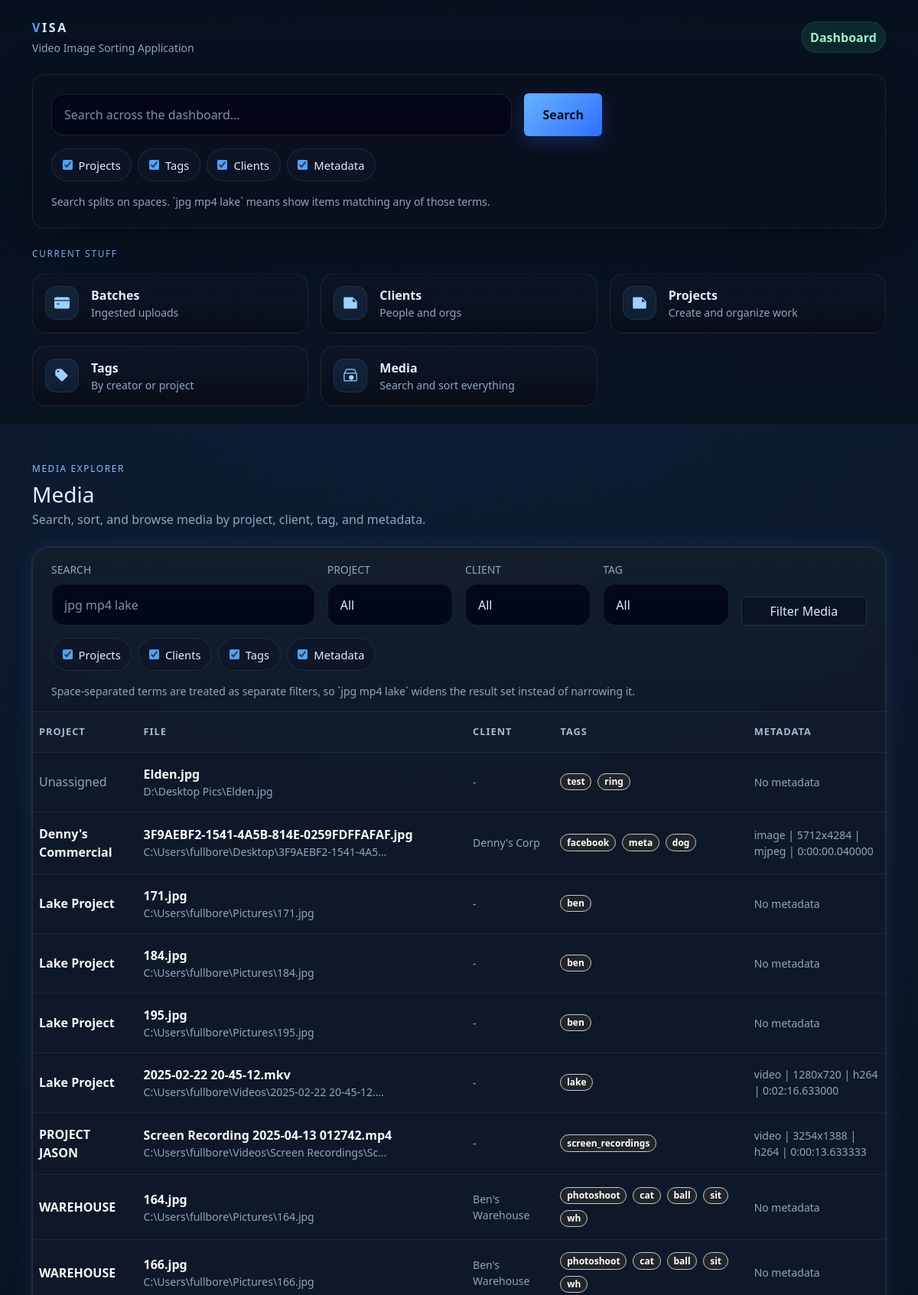
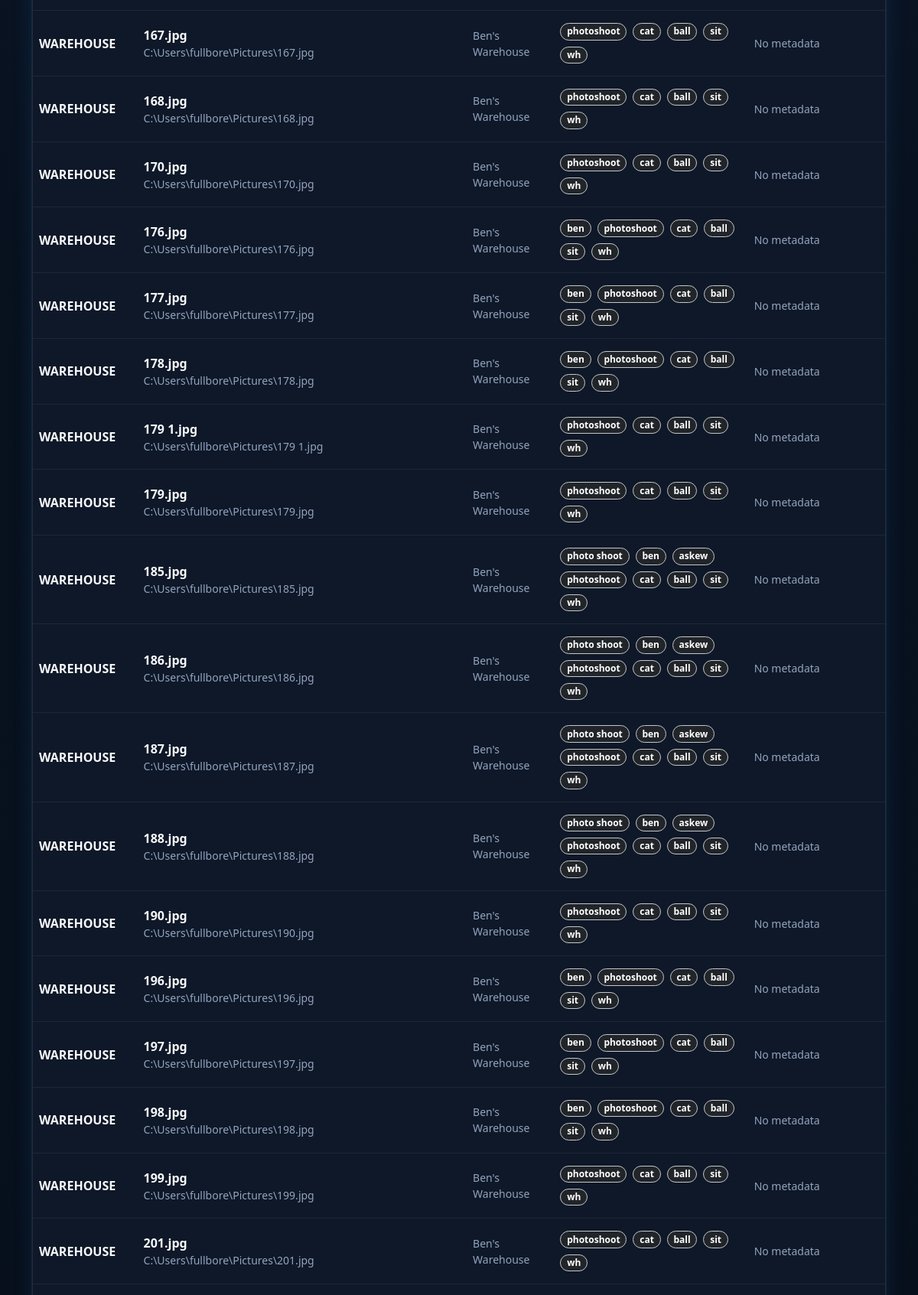
Page /dashboard/media/ (upper part) on the committed database (2 pictures, top to bottom).
### base/models.py (models this page shows, shortened)
class Media(models.Model):
    class Meta:
        verbose_name_plural = "Media Files"
    batch = models.ForeignKey(
        Batch,
        on_delete=models.CASCADE,
        related_name="media",
        null=True,
        blank=True,
    )
    project = models.ForeignKey(
        Project,
        on_delete=models.CASCADE,
        related_name="media",
        null=True,
        blank=True,
    )
    file_name = models.CharField(max_length=255)
    file_path = models.CharField(max_length=512, unique=True)
    tags = models.ManyToManyField(
        Tag,
        through="MediaTag",
        related_name="media",
        blank=True,
    )
    created_at = models.DateTimeField(auto_now_add=True)

class Tag(models.Model):
    user = models.ForeignKey(
        settings.AUTH_USER_MODEL,
        on_delete=models.CASCADE,
        related_name="tags",
        null=True,
        blank=True,
    )
    name = models.CharField(max_length=90)
    class Meta:
        constraints = [
            models.UniqueConstraint(fields=["user", "name"], name="uniq_tag_user_name"),
        ]

class Project(models.Model):
    name = models.CharField(max_length=90)
    location = models.CharField(max_length=90, blank=True)
    start_date = models.DateField(null=True, blank=True)
    end_date = models.DateField(null=True, blank=True)
    users = models.ManyToManyField(
        settings.AUTH_USER_MODEL,
        through="ProjectUser",
        related_name="projects",
        blank=True,
    )

class Customer(models.Model):
    project = models.ForeignKey(
        Project,
        on_delete=models.CASCADE,
        related_name="customers",
    )
    company_name = models.CharField(max_length=90, blank=True)
    first_name = models.CharField(max_length=90)
    last_name = models.CharField(max_length=90)
    phone = models.CharField(max_length=30, blank=True)
    email = models.EmailField(blank=True)
    street_num = models.CharField(max_length=20, blank=True)
    street_name = models.CharField(max_length=120, blank=True)
    city = models.CharField(max_length=90, blank=True)
    state = models.CharField(max_length=10, blank=True)
    zip_code = models.CharField(max_length=20, blank=True)
    country = models.CharField(max_length=90, blank=True)

class MediaMetadata(models.Model):
    class Meta:
        verbose_name_plural = "Media Metadata"
    media = models.OneToOneField(
        Media,
        on_delete=models.CASCADE,
        related_name="metadata",
    )
    file_type = models.CharField(max_length=90, blank=True)
    file_size = models.BigIntegerField(
        null=True,
        blank=True,
        help_text="File size in bytes",
    )
    imported_at = models.DateTimeField(
        null=True,
        blank=True,
        help_text="When this metadata record was imported or created",
    )
    has_color_grade = models.BooleanField(default=False)
    hdr = models.BooleanField(
        null=True,
        blank=True,
        help_text="True/False when known, null when unknown",
    )
    frame_rate = models.DecimalField(
        max_digits=8,
        decimal_places=3,
        null=True,
        blank=True,
        help_text="Frames per second, e.g. 23.976",
    )
    codec = models.CharField(max_length=90, blank=True)
    duration = models.DurationField(
        null=True,
        blank=True,
        help_text="Length of media",
    )
    width = models.PositiveIntegerField(null=True, blank=True)
    height = models.PositiveIntegerField(null=True, blank=True)
    aspect_ratio = models.CharField(
        max_length=90,
        null=True,
        blank=True,
        help_text="Optional source-reported aspect ratio",
    )
    color_space = models.CharField(max_length=90, blank=True)
    bit_rate = models.BigIntegerField(
        null=True,
        blank=True,
        help_text="Bits per second",
    )
    @property
    def resolution(self):
        if self.width and self.height:
            return f"{self.width}x{self.height}"
        return ""

### base/views.py (the view, shortened to what this page needs)
# urls.py: path("dashboard/media/", views.dashboard_media, name="dashboard_media"),
def dashboard_media(request):
    q = (request.GET.get("q") or "").strip()
    project_id = (request.GET.get("project_id") or "").strip()
    client_id = (request.GET.get("client_id") or "").strip()
    tag_id = (request.GET.get("tag_id") or "").strip()
    search_state = _search_state_from_request(request)
    media = (
        Media.objects.select_related("project", "metadata", "batch")
        .prefetch_related("tags", "project__customers")
        .order_by("project__name", "file_name")
    )
    terms = _search_terms(q)
    if project_id.isdigit():
        media = media.filter(project_id=int(project_id))
    if client_id.isdigit():
        media = media.filter(project__customers__id=int(client_id)).distinct()
    if tag_id.isdigit():
        media = media.filter(tags__id=int(tag_id)).distinct()
    return render(
        request,
        "base/dashboard_media.html",
        {
            "media_list": media,
            "projects": Project.objects.order_by("name"),
            "clients": Customer.objects.select_related("project").order_by("company_name", "last_name", "first_name"),
            "tags": Tag.objects.order_by("name"),
            "filters": {
                "q": q,
                "project_id": project_id,
                "client_id": client_id,
                "tag_id": tag_id,
            },
            **_base_context(search_state),
        },
    )

### base/views.py (called while the page is built)
def _search_terms(query):
    cleaned = []
    seen = set()
    for raw_term in (query or "").split():
        term = raw_term.strip().lower().lstrip(".")
        if term and term not in seen:
            seen.add(term)
            cleaned.append(term)
    return cleaned

def _search_state_from_request(request):
    source = request.POST if request.method == "POST" else request.GET
    query = (source.get("q") or "").strip()
    terms = _search_terms(query)
    selected = {
        scope: bool(source.get(scope))
        for scope in SEARCH_SCOPES
    }
    if not any(selected.values()):
        selected = {scope: True for scope in SEARCH_SCOPES}
    return {"q": query, "terms": terms, **selected}

def _base_context(search_state=None):
    return {
        "search_state": search_state or _empty_search_state(),
    }

### base/templates/base/dashboard_media.html (shortened to what this page needs)
{% extends "base/base.html" %}
{% block content %}
  <div class="d-flex flex-wrap justify-content-between align-items-center gap-3 mb-4">
    <div>
      <div class="section-label mb-2">Media explorer</div>
      <h1 class="h3 mb-1">Media</h1>
      <div class="muted">Search, sort, and browse media by project, client, tag, and metadata.</div>
    </div>
  </div>
  <div class="visa-glass-soft card-visa">
    <div class="content-card-header px-4 py-3">
      <form method="get" class="row g-3 align-items-end">
        <div class="col-12 col-xl-4">
          <label class="form-label muted small text-uppercase">Search</label>
          <input name="q" value="{{ filters.q }}" class="form-control search-input" placeholder="jpg mp4 lake">
        </div>
        <div class="col-12 col-md-4 col-xl-2">
          <label class="form-label muted small text-uppercase">Project</label>
          <select name="project_id" class="form-select search-input">
            <option value="">All</option>
          </select>
        </div>
        <div class="col-12 col-md-4 col-xl-2">
          <label class="form-label muted small text-uppercase">Client</label>
          <select name="client_id" class="form-select search-input">
            <option value="">All</option>
          </select>
        </div>
        <div class="col-12 col-md-4 col-xl-2">
          <label class="form-label muted small text-uppercase">Tag</label>
          <select name="tag_id" class="form-select search-input">
            <option value="">All</option>
          </select>
        </div>
        <div class="col-12 col-xl-2 d-flex justify-content-end">
          <button class="btn btn-outline-visa px-4 w-100">Filter Media</button>
        </div>
        <div class="col-12">
          <div class="d-flex flex-wrap gap-2">
            <label class="filter-chip">
              <input type="checkbox" name="projects" value="1" {% if search_state.projects %}checked{% endif %}>
              <span>Projects</span>
            </label>
            <label class="filter-chip">
              <input type="checkbox" name="clients" value="1" {% if search_state.clients %}checked{% endif %}>
              <span>Clients</span>
            </label>
            <label class="filter-chip">
              <input type="checkbox" name="tags" value="1" {% if search_state.tags %}checked{% endif %}>
              <span>Tags</span>
            </label>
            <label class="filter-chip">
              <input type="checkbox" name="metadata" value="1" {% if search_state.metadata %}checked{% endif %}>
              <span>Metadata</span>
            </label>
          </div>
          <div class="small muted mt-3">Space-separated terms are treated as separate filters, so `jpg mp4 lake` widens the result set instead of narrowing it.</div>
        </div>
      </form>
    </div>
    <div class="table-responsive">
      <table class="table table-visa table-hover align-middle mb-0">
        <thead>
          <tr>
            <th>Project</th>
            <th>File</th>
            <th>Client</th>
            <th>Tags</th>
            <th>Metadata</th>
          </tr>
        </thead>
        <tbody>
          {% for media in media_list %}
            <tr>
              <td>
                {% if media.project %}
                  <a href="{% url 'dashboard_project_detail' media.project.id %}" class="fw-semibold text-light text-decoration-none">{{ media.project.name }}</a>
                {% else %}
                  <span class="muted">Unassigned</span>
                {% endif %}
              </td>
              <td>
                <a href="{% url 'dashboard_media_detail' media.id %}" class="fw-semibold text-light text-decoration-none">{{ media.file_name }}</a>
                <div class="small muted text-truncate" style="max-width: 320px;" title="{{ media.file_path }}">{{ media.file_path }}</div>
              </td>
              <td class="small muted">
                {% if media.project %}
                  {% for client in media.project.customers.all %}
                    <div>
                      <a href="{% url 'dashboard_client_detail' client.id %}" class="text-decoration-none text-reset">
                        {% if client.company_name %}{{ client.company_name }}{% else %}{{ client.first_name }} {{ client.last_name }}{% endif %}
                      </a>
                    </div>
                  {% empty %}
                    -
                  {% endfor %}
                {% else %}
                  -
                {% endif %}
              </td>
              <td>
                <div class="d-flex flex-wrap gap-2">
                  {% for tag in media.tags.all %}
                    <span class="badge rounded-pill text-bg-dark border border-secondary-subtle">{{ tag.name }}</span>
                  {% empty %}
                    <span class="muted">-</span>
                  {% endfor %}
                </div>
              </td>
              <td class="small muted">
                {% if media.metadata %}
                  {{ media.metadata.file_type|default:"unknown" }}
                  {% if media.metadata.resolution %}| {{ media.metadata.resolution }}{% endif %}
                  {% if media.metadata.codec %}| {{ media.metadata.codec }}{% endif %}
                  {% if media.metadata.duration %}| {{ media.metadata.duration }}{% endif %}
                {% else %}
                  No metadata
                {% endif %}
              </td>
            </tr>
          {% empty %}
            <tr><td colspan="5" class="text-center py-5"><div class="muted">No media matched those filters.</div></td></tr>
          {% endfor %}
        </tbody>
      </table>
    </div>
  </div>
{% endblock %}

### base/templates/base/base.html (style rules this page uses)
:root { --visa-bg: #07101d; --visa-bg-2: #0b1728; --visa-surface: rgba(10, 17, 30, 0.82); --visa-surface-2: rgba(16, 25, 42, 0.92); --visa-border: rgba(148, 163, 184, 0.14); --visa-border-strong: rgba(96, 165, 250, 0.28); --visa-text: #e5eefc; --visa-muted: #93a4bf; --visa-primary: #4da3ff; --visa-primary-2: #2563eb; --visa-success: #38d39f; --visa-shadow: 0 20px 60px rgba(0, 0, 0, 0.35); --visa-glow: 0 0 0 1px rgba(77, 163, 255, 0.10), 0 0 28px rgba(77, 163, 255, 0.12); --bs-body-bg: var(--visa-bg); --bs-body-color: var(--visa-text); --bs-border-color: var(--visa-border); --bs-primary: var(--visa-primary); --bs-secondary-color: var(--visa-muted); }
html, body { min-height: 100%; }
body { background: radial-gradient(circle at top center, rgba(59, 130, 246, 0.12), transparent 32%), radial-gradient(circle at bottom left, rgba(14, 165, 233, 0.08), transparent 24%), linear-gradient(180deg, #091220 0%, #07101d 45%, #050b14 100%); color: var(--visa-text); }
.visa-glass-soft { background: var(--visa-surface-2); border: 1px solid var(--visa-border); box-shadow: var(--visa-glow); backdrop-filter: blur(14px); -webkit-backdrop-filter: blur(14px); }
.search-input { background: rgba(2, 6, 23, 0.85); color: var(--visa-text); border: 1px solid rgba(148, 163, 184, 0.16); border-radius: 16px; padding: .9rem 1rem; }
.search-input::placeholder { color: #7f91ad; }
.filter-chip { display: inline-flex; align-items: center; gap: .5rem; padding: .6rem .85rem; border-radius: 999px; border: 1px solid rgba(148, 163, 184, 0.14); background: rgba(15, 23, 42, 0.72); color: var(--visa-text); font-size: .92rem; }
.filter-chip input { accent-color: var(--visa-primary); }
.section-label { font-size: .74rem; text-transform: uppercase; letter-spacing: .14em; color: #8abfff; }
.muted { color: var(--visa-muted) !important; }
.table-visa { --bs-table-bg: transparent; --bs-table-color: var(--visa-text); --bs-table-hover-color: var(--visa-text); --bs-table-hover-bg: rgba(77, 163, 255, 0.06); margin-bottom: 0; }
.table-visa thead th { color: #a7b8d3; font-size: .8rem; text-transform: uppercase; letter-spacing: .08em; font-weight: 600; border-bottom-color: rgba(148, 163, 184, 0.12); background: rgba(255,255,255,0.01); }
.table-visa td, .table-visa th { border-color: rgba(148, 163, 184, 0.10); padding-top: 1rem; padding-bottom: 1rem; }
.card-visa { border-radius: 22px; overflow: hidden; }
.btn-outline-visa { color: #dbeafe; border-color: rgba(148, 163, 184, 0.22); background: rgba(2, 6, 23, 0.36); }
.content-card-header { border-bottom: 1px solid rgba(148, 163, 184, 0.10); background: linear-gradient(180deg, rgba(255,255,255,.02), rgba(255,255,255,0)); }

### rows in the picture
Media: shows "Unassigned", file_name "Elden.jpg", file_path "D:\\Desktop Pics\\Elden.jpg", shows "No metadata"
Tag: name "test"
Tag: name "ring"
Media: project.name "Denny's Commercial", file_name "3F9AEBF2-1541-4A5B-814E-0259FDFFAFAF.jpg", file_path "C:\\Users\\fullbore\\Desktop\\3F9AEBF2-1541-4A5…", metadata.file_type "image", metadata.resolution "5712x4284", metadata.codec "mjpeg", metadata.duration "0:00:00.040000"
Customer: company_name "Denny's Corp"
Tag: name "facebook"
Tag: name "meta"
Tag: name "dog"
Media: project.name "Lake Project", file_name "171.jpg", file_path "C:\\Users\\fullbore\\Pictures\\171.jpg", shows "No metadata"
Tag: name "ben"
Media: project.name "Lake Project", file_name "184.jpg", file_path "C:\\Users\\fullbore\\Pictures\\184.jpg", shows "No metadata"
Media: project.name "Lake Project", file_name "195.jpg", file_path "C:\\Users\\fullbore\\Pictures\\195.jpg", shows "No metadata"
Media: project.name "Lake Project", file_name "2025-02-22 20-45-12.mkv", file_path "C:\\Users\\fullbore\\Videos\\2025-02-22 20-45-12.…", metadata.file_type "video", metadata.resolution "1280x720", metadata.codec "h264", metadata.duration "0:02:16.633000"
Tag: name "lake"
Media: project.name "PROJECT JASON", file_name "Screen Recording 2025-04-13 012742.mp4", file_path "C:\\Users\\fullbore\\Videos\\Screen Recordings\\Sc…", metadata.file_type "video", metadata.resolution "3254x1388", metadata.codec "h264", metadata.duration "0:00:13.633333"
Tag: name "screen_recordings"
Media: project.name "WAREHOUSE", file_name "164.jpg", file_path "C:\\Users\\fullbore\\Pictures\\164.jpg", shows "No metadata"
Customer: company_name "Ben's Warehouse"
Tag: name "photoshoot"
Tag: name "cat"
Tag: name "ball"
Tag: name "sit"
Tag: name "wh"
Media: project.name "WAREHOUSE", file_name "166.jpg", file_path "C:\\Users\\fullbore\\Pictures\\166.jpg", shows "No metadata"
Media: project.name "WAREHOUSE", file_name "167.jpg", file_path "C:\\Users\\fullbore\\Pictures\\167.jpg", shows "No metadata"
Media: project.name "WAREHOUSE", file_name "168.jpg", file_path "C:\\Users\\fullbore\\Pictures\\168.jpg", shows "No metadata"
Media: project.name "WAREHOUSE", file_name "170.jpg", file_path "C:\\Users\\fullbore\\Pictures\\170.jpg", shows "No metadata"
Media: project.name "WAREHOUSE", file_name "176.jpg", file_path "C:\\Users\\fullbore\\Pictures\\176.jpg", shows "No metadata"
Media: project.name "WAREHOUSE", file_name "177.jpg", file_path "C:\\Users\\fullbore\\Pictures\\177.jpg", shows "No metadata"
Media: project.name "WAREHOUSE", file_name "178.jpg", file_path "C:\\Users\\fullbore\\Pictures\\178.jpg", shows "No metadata"
Media: project.name "WAREHOUSE", file_name "179 1.jpg", file_path "C:\\Users\\fullbore\\Pictures\\179 1.jpg", shows "No metadata"
Media: project.name "WAREHOUSE", file_name "179.jpg", file_path "C:\\Users\\fullbore\\Pictures\\179.jpg", shows "No metadata"
Media: project.name "WAREHOUSE", file_name "185.jpg", file_path "C:\\Users\\fullbore\\Pictures\\185.jpg", shows "No metadata"
Tag: name "photo shoot"
Tag: name "askew"
Media: project.name "WAREHOUSE", file_name "186.jpg", file_path "C:\\Users\\fullbore\\Pictures\\186.jpg", shows "No metadata"
Media: project.name "WAREHOUSE", file_name "187.jpg", file_path "C:\\Users\\fullbore\\Pictures\\187.jpg", shows "No metadata"
Media: project.name "WAREHOUSE", file_name "188.jpg", file_path "C:\\Users\\fullbore\\Pictures\\188.jpg", shows "No metadata"
Media: project.name "WAREHOUSE", file_name "190.jpg", file_path "C:\\Users\\fullbore\\Pictures\\190.jpg", shows "No metadata"
Media: project.name "WAREHOUSE", file_name "196.jpg", file_path "C:\\Users\\fullbore\\Pictures\\196.jpg", shows "No metadata"
Media: project.name "WAREHOUSE", file_name "197.jpg", file_path "C:\\Users\\fullbore\\Pictures\\197.jpg", shows "No metadata"
Media: project.name "WAREHOUSE", file_name "198.jpg", file_path "C:\\Users\\fullbore\\Pictures\\198.jpg", shows "No metadata"
Media: project.name "WAREHOUSE", file_name "199.jpg", file_path "C:\\Users\\fullbore\\Pictures\\199.jpg", shows "No metadata"
Media: project.name "WAREHOUSE", file_name "201.jpg", file_path "C:\\Users\\fullbore\\Pictures\\201.jpg", shows "No metadata"
